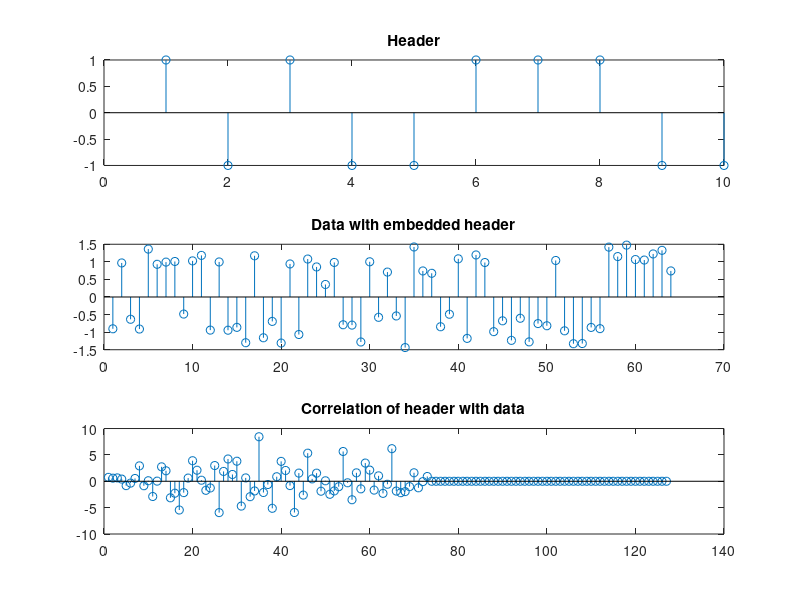

The MATLAB script that drew this image:
% correx.m: correlation can locate the header within the data
header=[1 -1 1 -1 -1 1 1 1 -1 -1];     % header is a predefined string
loc=30; r=25;                          % place header in position loc
data=[sign(randn(1,loc-1)) header sign(randn(1,r))];  % generate signal
sd=0.25; data=data+sd*randn(size(data));              % add noise
y=xcorr(header, data);                 % do cross correlation
[m,ind]=max(y);                        % location of largest correlation
headstart=length(data)-ind+1;          % place where header starts
subplot(3,1,1), stem(header)           % plot header
title('Header')
subplot(3,1,2), stem(data)             % plot data sequence
title('Data with embedded header')
subplot(3,1,3), stem(y)                % plot correlation
title('Correlation of header with data')
